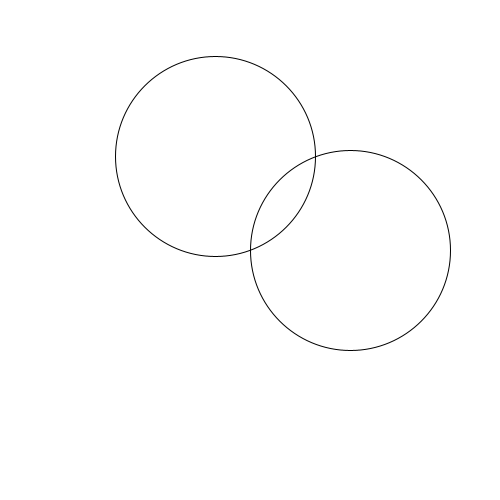
Frame 1 (no input)
Frame 60 (the mouse pressed at the canvas centre just before this capture): identical to frame 1, image omitted
Frame 120 (the mouse held since frame 60 and released just before this capture): blank canvas, image omitted

The Processing sketch that drew this single still picture (run headless with seeded random() and noise(); from frame 60 on, the mouse is pressed at the canvas centre):

// Processing sketch: super_circles
// ── super_circles.pde
int centerXY;
int circleSize = 200;

void setup() {
  size(500, 500);
  noFill();

  // width is available once size(...) has been called - otherwise it's defaulted to 100
  centerXY = width / 2;
}

void draw() {
  frameRate(30); // frames per second - default is 60
  background(255);
  int step = abs(250 - mouseX);
  
  // beware of step = 0 - then display's for loop will be infinite
  if (step != 0) {
    display(step);
  }
}

void display(int step) {
  for (int i = 0; i < 360; i = i + step) {
    ellipse(
      centerXY + circleSize/2 * cos(radians(i)), 
      centerXY + circleSize/2 * sin(radians(i)), 
      circleSize, circleSize);
  }
}
